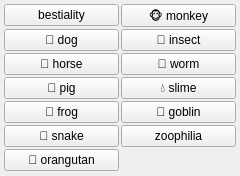
<?xml version="1.0" encoding="UTF-8"?>
<ui version="4.0">
 <class>bestiality_menu</class>
 <widget class="QWidget" name="bestiality_menu">
  <property name="geometry">
   <rect><x>0</x><y>0</y><width>240</width><height>176</height></rect>
  </property>
  <layout class="QGridLayout" name="grid">
   <property name="leftMargin"><number>4</number></property>
   <property name="topMargin"><number>4</number></property>
   <property name="rightMargin"><number>4</number></property>
   <property name="bottomMargin"><number>4</number></property>
   <property name="horizontalSpacing"><number>2</number></property>
   <property name="verticalSpacing"><number>2</number></property>
   <item row="0" column="0">
    <widget class="QPushButton" name="chk_bestiality">
     <property name="checkable"><bool>true</bool></property>
     <property name="text"><string>bestiality</string></property>
     <property name="tags" stdset="0"><string>bestiality</string></property>
    </widget>
   </item>
   <item row="1" column="0">
    <widget class="QPushButton" name="chk_dog">
     <property name="checkable"><bool>true</bool></property>
     <property name="text"><string>🐶 dog</string></property>
     <property name="tags" stdset="0"><string>dog</string></property>
    </widget>
   </item>
   <item row="2" column="0">
    <widget class="QPushButton" name="chk_horse">
     <property name="checkable"><bool>true</bool></property>
     <property name="text"><string>🐴 horse</string></property>
     <property name="tags" stdset="0"><string>horse</string></property>
    </widget>
   </item>
   <item row="3" column="0">
    <widget class="QPushButton" name="chk_pig">
     <property name="checkable"><bool>true</bool></property>
     <property name="text"><string>🐷 pig</string></property>
     <property name="tags" stdset="0"><string>pig</string></property>
    </widget>
   </item>
   <item row="4" column="0">
    <widget class="QPushButton" name="chk_frog">
     <property name="checkable"><bool>true</bool></property>
     <property name="text"><string>🐸 frog</string></property>
     <property name="tags" stdset="0"><string>frog</string></property>
    </widget>
   </item>
   <item row="5" column="0">
    <widget class="QPushButton" name="chk_snake">
     <property name="checkable"><bool>true</bool></property>
     <property name="text"><string>🐍 snake</string></property>
     <property name="tags" stdset="0"><string>snake</string></property>
    </widget>
   </item>
   <item row="6" column="0">
    <widget class="QPushButton" name="chk_orangutan">
     <property name="checkable"><bool>true</bool></property>
     <property name="text"><string>🦍 orangutan</string></property>
     <property name="tags" stdset="0"><string>orangutan</string></property>
    </widget>
   </item>
   <item row="0" column="1">
    <widget class="QPushButton" name="chk_monkey">
     <property name="checkable"><bool>true</bool></property>
     <property name="text"><string>🐵 monkey</string></property>
     <property name="tags" stdset="0"><string>monkey</string></property>
    </widget>
   </item>
   <item row="1" column="1">
    <widget class="QPushButton" name="chk_insect">
     <property name="checkable"><bool>true</bool></property>
     <property name="text"><string>🦋 insect</string></property>
     <property name="tags" stdset="0"><string>insect</string></property>
    </widget>
   </item>
   <item row="2" column="1">
    <widget class="QPushButton" name="chk_worm">
     <property name="checkable"><bool>true</bool></property>
     <property name="text"><string>🐛 worm</string></property>
     <property name="tags" stdset="0"><string>worm</string></property>
    </widget>
   </item>
   <item row="3" column="1">
    <widget class="QPushButton" name="chk_slime">
     <property name="checkable"><bool>true</bool></property>
     <property name="text"><string>💧 slime</string></property>
     <property name="tags" stdset="0"><string>slime</string></property>
    </widget>
   </item>
   <item row="4" column="1">
    <widget class="QPushButton" name="chk_goblin">
     <property name="checkable"><bool>true</bool></property>
     <property name="text"><string>👺 goblin</string></property>
     <property name="tags" stdset="0"><string>goblin</string></property>
    </widget>
   </item>
   <item row="5" column="1">
    <widget class="QPushButton" name="chk_zoophilia">
     <property name="checkable"><bool>true</bool></property>
     <property name="text"><string>zoophilia</string></property>
     <property name="tags" stdset="0"><string>zoophilia</string></property>
    </widget>
   </item>
  </layout>
 </widget>
 <resources/>
 <connections/>
</ui>
